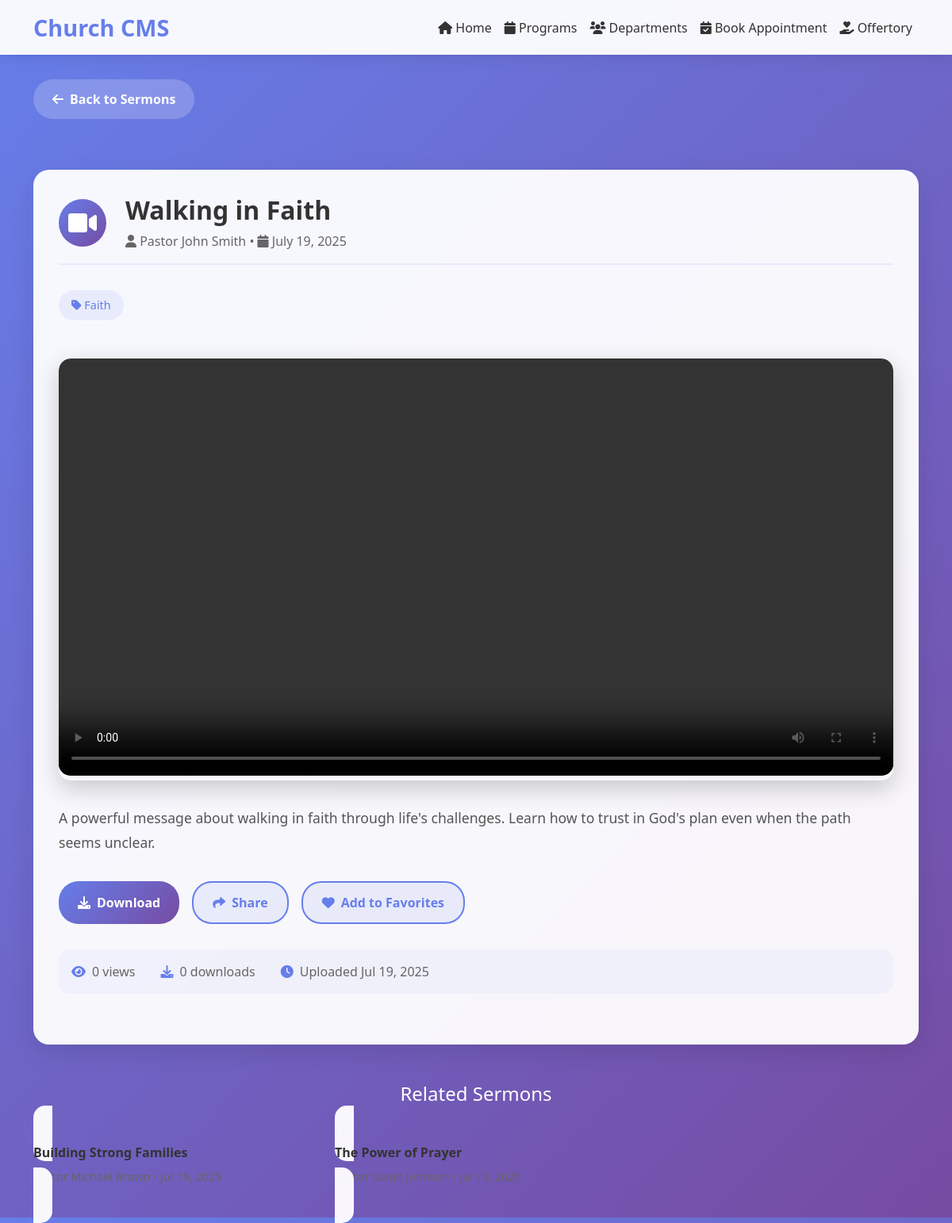
The app's page /CMS-Web/view-content.php?id=1 with its own data.
### tables this page shows
CREATE TABLE content (
    id INT AUTO_INCREMENT PRIMARY KEY,
    type ENUM('sermon', 'testimony') NOT NULL,
    title VARCHAR(255) NOT NULL,
    author VARCHAR(255) NOT NULL,
    description TEXT NOT NULL,
    category VARCHAR(100),
    file_path VARCHAR(500) NOT NULL,
    file_type VARCHAR(50),
    file_size INT,
    upload_date DATETIME DEFAULT CURRENT_TIMESTAMP,
    views INT DEFAULT 0,
    downloads INT DEFAULT 0,
    likes INT DEFAULT 0,  
    status ENUM('active', 'inactive') DEFAULT 'active',
    created_at TIMESTAMP DEFAULT CURRENT_TIMESTAMP,
    updated_at TIMESTAMP DEFAULT CURRENT_TIMESTAMP ON UPDATE CURRENT_TIMESTAMP
);

### CMS-Web/config/database.php (called while the page is built, shortened)
<?php
function getDBConnection() {
    try {
        $pdo = new PDO(
            "mysql:host=" . DB_HOST . ";dbname=" . DB_NAME . ";charset=utf8mb4",
            DB_USER,
            DB_PASS,
            [
                PDO::ATTR_ERRMODE => PDO::ERRMODE_EXCEPTION,
                PDO::ATTR_DEFAULT_FETCH_MODE => PDO::FETCH_ASSOC,
                PDO::ATTR_EMULATE_PREPARES => false
            ]
        );
        return $pdo;
    } catch (PDOException $e) {
        die("Connection failed: " . $e->getMessage());
    }
}
?>

### CMS-Web/includes/view-content-handler.php (called while the page is built, shortened)
<?php
require_once 'config/database.php';
class ViewContentHandler {
    private $pdo;
    private $content = null;
    private $relatedContent = [];
    private $contentId;
    public function __construct() {
        $this->pdo = getDBConnection();
    }
    public function processView() {
        $this->contentId = intval($_GET['id'] ?? 0);
        $this->loadContent();
        $this->loadRelatedContent();
    }
    private function loadContent() {
        $stmt = $this->pdo->prepare("SELECT * FROM content WHERE id = ? AND status = 'active'");
        $stmt->execute([$this->contentId]);
        $this->content = $stmt->fetch();
    }
    private function loadRelatedContent() {
        $stmt = $this->pdo->prepare("SELECT * FROM content WHERE type = ? AND id != ? AND status = 'active' ORDER BY upload_date DESC LIMIT 6");
        $stmt->execute([$this->content['type'], $this->contentId]);
        $this->relatedContent = $stmt->fetchAll();
    }
    public function getContent() {
        return $this->content;
    }
    public function getRelatedContent() {
        return $this->relatedContent;
    }
    public static function getFileTypeIcon($fileType) {
        switch ($fileType) {
            case 'video':
            case 'mp4':
            case 'avi':
            case 'mov':
                return 'fas fa-video';
        }
    }
    public static function getContentTypeDisplay($type) {
        return ucfirst($type === 'sermon' ? 'Sermons' : 'Testimonies');
    }
    public function getBackUrl() {
        $type = $this->content['type'] === 'sermon' ? 'sermons' : 'testimonies';
        return "sermons-testimonies.php?type=$type";
    }
}
$handler = new ViewContentHandler();
$handler->processView();
$content = $handler->getContent();
$relatedContent = $handler->getRelatedContent();
?>

### CMS-Web/view-content.php (the view, shortened to what this page needs)
<?php
include 'includes/view-content-handler.php';
$page_title = htmlspecialchars($content['title']) . ' - Church CMS';
$back_button = '<a href="' . $handler->getBackUrl() . '" class="back-button"><i class="fas fa-arrow-left"></i> Back to ' . ViewContentHandler::getContentTypeDisplay($content['type']) . '</a>';
$content_header = '<div class="content-header">'
    .'<div class="content-icon ' . ($content['type'] === 'sermon' ? 'sermon-icon' : 'testimony-icon') . '"><i class="' . ViewContentHandler::getFileTypeIcon($content['file_type']) . '"></i></div>'
    .'<div><h1 class="content-title">' . htmlspecialchars($content['title']) . '</h1>'
    .'<div class="content-meta"><i class="fas fa-user"></i> ' . htmlspecialchars($content['author']) . ' • <i class="fas fa-calendar"></i> ' . date('F j, Y', strtotime($content['upload_date'])) . '</div></div>'
    .'</div>';
$category_html = '';
if (!empty($content['category'])) {
    $category_html = '<div class="content-category"><i class="fas fa-tag"></i> ' . ucfirst(htmlspecialchars($content['category'])) . '</div>';
}
if (ViewContentHandler::isVideo($content['file_type'])) {
    $media_player = '<div class="media-player"><video controls><source src="' . htmlspecialchars($content['file_path']) . '" type="video/mp4">Your browser does not support the video tag.</video></div>';
} elseif (ViewContentHandler::isAudio($content['file_type'])) {
    $media_player = '<div class="media-player"><audio controls><source src="' . htmlspecialchars($content['file_path']) . '" type="audio/mpeg">Your browser does not support the audio tag.</audio></div>';
}
$description_html = '<div class="content-description">' . nl2br(htmlspecialchars($content['description'])) . '</div>';
$actions_html = '<div class="action-buttons">'
    .'<a href="' . htmlspecialchars($content['file_path']) . '" class="btn btn-custom-primary" download><i class="fas fa-download"></i> Download</a>'
    .'<a href="#" class="btn btn-custom-secondary" onclick="shareContent()"><i class="fas fa-share"></i> Share</a>'
    .'<a href="#" class="btn btn-custom-secondary" onclick="addToFavorites()"><i class="fas fa-heart"></i> Add to Favorites</a>'
    .'</div>';
$stats_html = '<div class="content-stats">'
    .'<div class="stat-item"><i class="fas fa-eye"></i><span>' . number_format($content['views']) . ' views</span></div>'
    .'<div class="stat-item"><i class="fas fa-download"></i><span>' . number_format($content['downloads']) . ' downloads</span></div>';
$stats_html .= '<div class="stat-item"><i class="fas fa-clock"></i><span>Uploaded ' . date('M j, Y', strtotime($content['upload_date'])) . '</span></div></div>';
$related_html = '';
if (!empty($relatedContent)) {
    $related_html .= '<div class="related-content"><h2 class="related-title">Related ' . ViewContentHandler::getContentTypeDisplay($content['type']) . '</h2><div class="row">';
    foreach ($relatedContent as $related) {
        $related_html .= '<div class="col-lg-4 col-md-6 mb-3">'
            .'<a href="view-content.php?id=' . $related['id'] . '" class="related-card">'
            .'<div class="related-card-title">' . htmlspecialchars($related['title']) . '</div>'
            .'<div class="related-card-meta">' . htmlspecialchars($related['author']) . ' • ' . date('M j, Y', strtotime($related['upload_date'])) . '</div>'
            .'</a></div>';
    }
    $related_html .= '</div></div>';
}
$template = file_get_contents('templates/view-content.html');
$replacements = [
    '{{page_title}}' => $page_title,
    '{{back_button}}' => $back_button,
    '{{content_header}}' => $content_header,
    '{{category}}' => $category_html,
    '{{media_player}}' => $media_player,
    '{{description}}' => $description_html,
    '{{actions}}' => $actions_html,
    '{{stats}}' => $stats_html,
    '{{related_content}}' => $related_html
];
echo strtr($template, $replacements);
?>

### CMS-Web/assets/css/view-content.css (style rules this page uses)
:root { --primary-color: #667eea; --secondary-color: #764ba2; --accent-color: #f093fb; --danger-color: #f5576c; --text-dark: #333; --text-light: #666; --white: #fff; --gradient-primary: linear-gradient(135deg, var(--primary-color) 0%, var(--secondary-color) 100%); --gradient-accent: linear-gradient(135deg, var(--accent-color) 0%, var(--danger-color) 100%); }
* { margin: 0; padding: 0; box-sizing: border-box; }
body { font-family: 'Segoe UI', Tahoma, Geneva, Verdana, sans-serif; background: var(--gradient-primary); min-height: 100vh; color: var(--text-dark); }
.navbar { background: rgba(255, 255, 255, 0.95) !important; backdrop-filter: blur(10px); box-shadow: 0 2px 20px rgba(0, 0, 0, 0.1); }
.navbar-brand { font-size: 1.8rem; font-weight: bold; color: var(--primary-color) !important; }
.navbar-nav .nav-link { color: var(--text-dark) !important; font-weight: 500; transition: color 0.3s; }
.content-container { background: rgba(255, 255, 255, 0.95); border-radius: 20px; padding: 2rem; margin: 2rem 0; backdrop-filter: blur(10px); box-shadow: 0 10px 30px rgba(0, 0, 0, 0.1); }
.content-header { display: flex; align-items: center; margin-bottom: 2rem; padding-bottom: 1rem; border-bottom: 2px solid rgba(102, 126, 234, 0.1); }
.content-icon { width: 60px; height: 60px; border-radius: 50%; display: flex; align-items: center; justify-content: center; margin-right: 1.5rem; font-size: 2rem; color: var(--white); }
.sermon-icon { background: var(--gradient-primary); }
.content-title { font-size: 2rem; font-weight: 700; color: var(--text-dark); margin-bottom: 0.5rem; }
.content-meta { color: var(--text-light); font-size: 1rem; }
.content-category { background: rgba(102, 126, 234, 0.1); color: var(--primary-color); padding: 0.5rem 1rem; border-radius: 20px; font-size: 0.9rem; display: inline-block; margin-bottom: 1rem; }
.content-description { color: #555; line-height: 1.8; font-size: 1.1rem; margin: 2rem 0; }
.media-player { width: 100%; border-radius: 15px; overflow: hidden; margin: 2rem 0; box-shadow: 0 10px 30px rgba(0, 0, 0, 0.2); }
.media-player video, .media-player audio { width: 100%; border-radius: 15px; }
.action-buttons { display: flex; gap: 1rem; margin: 2rem 0; flex-wrap: wrap; }
.btn-custom-primary { background: var(--gradient-primary); color: var(--white); border: none; border-radius: 25px; font-weight: 600; transition: all 0.3s; text-decoration: none; display: inline-flex; align-items: center; gap: 0.5rem; padding: 0.8rem 1.5rem; }
.btn-custom-secondary { background: rgba(102, 126, 234, 0.1); color: var(--primary-color); border: 2px solid var(--primary-color); border-radius: 25px; font-weight: 600; transition: all 0.3s; text-decoration: none; display: inline-flex; align-items: center; gap: 0.5rem; padding: 0.8rem 1.5rem; }
.content-stats { display: flex; gap: 2rem; margin: 2rem 0; padding: 1rem; background: rgba(102, 126, 234, 0.05); border-radius: 15px; flex-wrap: wrap; }
.stat-item { display: flex; align-items: center; gap: 0.5rem; color: var(--text-light); }
.stat-item i { color: var(--primary-color); }
.related-content { margin-top: 3rem; }
.related-title { color: var(--white); font-size: 1.5rem; margin-bottom: 1.5rem; text-align: center; }
.related-card { background: rgba(255, 255, 255, 0.95); border-radius: 15px; padding: 1.5rem; margin-bottom: 1rem; transition: transform 0.3s, box-shadow 0.3s; backdrop-filter: blur(10px); text-decoration: none; color: var(--text-dark); }
.related-card-title { font-weight: 600; margin-bottom: 0.5rem; }
.related-card-meta { color: var(--text-light); font-size: 0.9rem; }
.back-button { background: rgba(255, 255, 255, 0.2); color: var(--white); border: none; padding: 0.8rem 1.5rem; border-radius: 25px; font-weight: 600; transition: all 0.3s; text-decoration: none; display: inline-flex; align-items: center; gap: 0.5rem; margin-bottom: 2rem; }

### records on screen
content: strtr($template, $replacements) "Church CMS Home Programs Departments Book Appointment Offertory", type "Sermons", title "Walking in Faith", author "Pastor John Smith", upload_date "July 19, 2025", category "Faith", description "A powerful message about walking in faith through life's challenges. Learn how to trust in God's plan even when the path seems unclear.", views "0", downloads "0", upload_date "Jul 19, 2025"
content: title "Building Strong Families", author "Pastor Michael Brown"
content: title "The Power of Prayer", author "Pastor Sarah Johnson"
